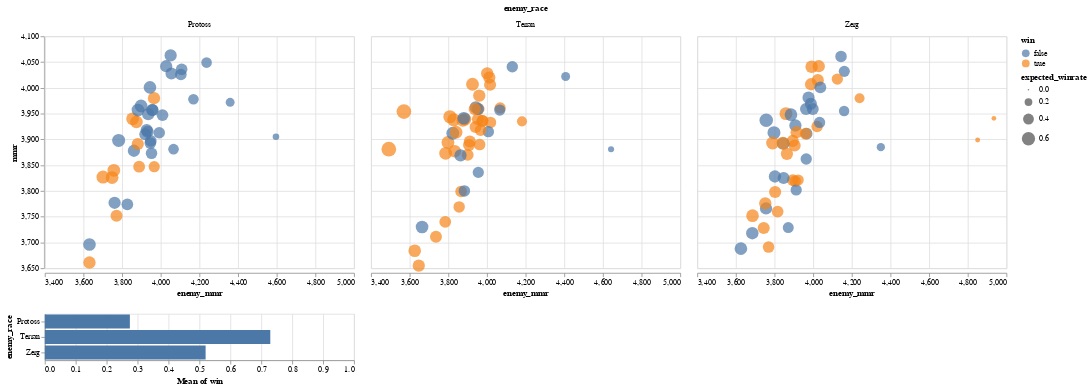

Notebook cell for this chart:
### Markdown cell above
Let's visualize the games on a per-matchup MMR vs enemy MMR basis. I added some fancy Altair selection magic, so you can look at winrates in specific MMR ranges.

### Code cell
brush = altair.selection(type='interval')
scatter = altair.Chart(data).mark_circle().encode(
    altair.X('enemy_mmr',
             scale=altair.Scale(zero=False)),
    altair.Y('mmr',
             scale=altair.Scale(zero=False)),
    facet='enemy_race',
    size='expected_winrate',
    color='win',
    tooltip='enemy_nickname',
).add_selection(brush)

bar = altair.Chart(data).mark_bar().encode(
    x=altair.X('mean(win):Q', scale=altair.Scale(domain=(0, 1))),
    y='enemy_race:O',
).transform_filter(brush)

scatter & bar

### Figure 1 — Vega-Lite specification as saved in the notebook (floating-point values rounded to 4 significant figures; data arrays with more than 128 entries replaced by an {"elided": "..."} marker saying what was removed)
{"config": {"view": {"continuousWidth": 400, "continuousHeight": 300}}, "vconcat": [{"mark": "circle", "encoding": {"color": {"type": "nominal", "field": "win"}, "facet": {"type": "nominal", "field": "enemy_race"}, "size": {"type": "quantitative", "field": "expected_winrate"}, "tooltip": {"type": "nominal", "field": "enemy_nickname"}, "x": {"type": "quantitative", "field": "enemy_mmr", "scale": {"zero": false}}, "y": {"type": "quantitative", "field": "mmr", "scale": {"zero": false}}}, "selection": {"selector011": {"type": "interval"}}}, {"mark": "bar", "encoding": {"x": {"type": "quantitative", "aggregate": "mean", "field": "win", "scale": {"domain": [0, 1]}}, "y": {"type": "ordinal", "field": "enemy_race"}}, "transform": [{"filter": {"selection": "selector011"}}]}], "data": {"name": "data-ce69fcd3d06f7183126b2b55308aef91"}, "$schema": "https://vega.github.io/schema/vega-lite/v4.8.1.json", "datasets": {"data-ce69fcd3d06f7183126b2b55308aef91": {"elided": "138 records"}}}
